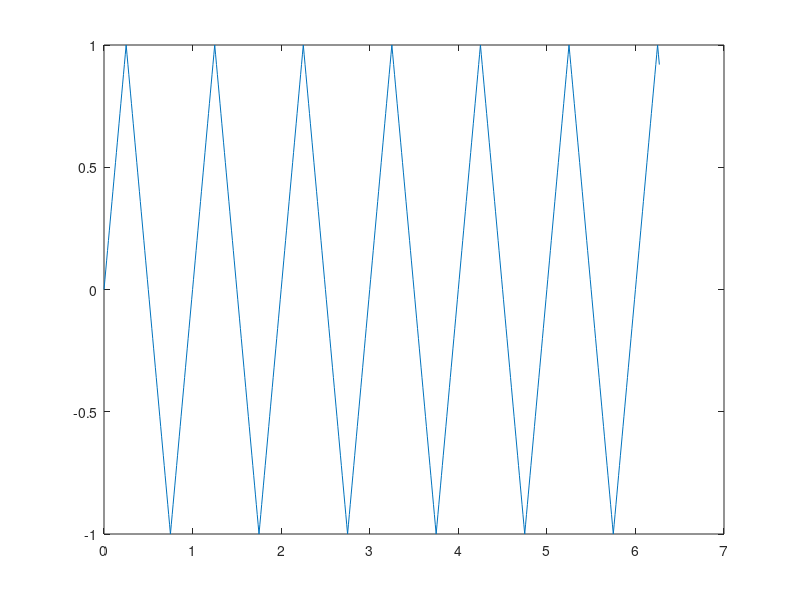

This figure's MATLAB source:
# Evitar que se tome como archivo de funciones
1;
# Para correr algunas funciones es necesario el paquete specfun
# sudo apt-get install octave-specfun

EPS = 0.000001;

#Ejercicio 1.1) Grafica la señal Seno
function graficaSeno(x0,dx,xf)
  x = x0:dx:xf-dx;
  y = sin(x);
  plot(x,y)
  pause
endfunction

#Ejercicio 1.2) Grafica la señal Sinc = sin(x)/x
function graficaSinc(x0,dx,xf)
  if (x0 == 0) #pequeño arreglo para el caso en que x0 = 0. 
    disp "Division por cero, arreglando"
    x0 = x0 + dx;
  end
  x = x0:dx:xf-x0;
  y = sin(x)./x; #Division miembro a miembro
  plot(x,y)
  pause
endfunction

#Ejercicio 1.3) Grafica la señal Onda Cuadrada
function graficaOndaCuadrada(x0,dx,xf)
  x = x0:dx:xf-x0;
  y = sign( sin(x) );
  plot(x,y)
  pause
endfunction


#Ejercicio 1.4) Grafica la señal Onda Triangular
#Fuente de la forma de hacerla: http://octave.1599824.n4.nabble.com/triangular-wave-td1631398.html
function graficaOndaTriangular(x0,dx,xf)
  x = x0:dx:xf-dx;
#  y = 2/pi*asin(sin(2*pi*x));
  y = 2*abs(2*((x-0.25) - floor(x-0.25))-1)-1;
  clf;
  plot(x,y);
  hold on;
 endfunction

#Ejercicio 1.5) Grafica la señal Delta de Dirac
function graficaDeltaDirac(x0,dx,xf)
  x = x0:dx:xf-dx;
  for i=1:length(x)
    if abs(x(i)) < EPS
      y(i) = 9999;
      break;
    endif
  end
  plot(x,y)
  pause
endfunction

#Ejercicio 1.6) Grafica Ruido Aleatorio
#Distribución normal: u=0 ; s=1;
function graficaRuido(x0,dx,xf)
  x = x0:dx:xf-dx;
  y = randn(length(x),1);
  plot(x,y)
  pause
endfunction

#inicializaciones
X0 = 0;
Xf = 2*pi;
DX = 0.01;


clear plot;

#llamado a funciones
#graficaSeno(X0,DX,Xf)
#graficaSinc(X0,DX,Xf)
#graficaOndaCuadrada(X0,DX,Xf)
graficaOndaTriangular(X0,DX,Xf)
#graficaDeltaDirac(X0,DX,Xf)
#graficaRuido(X0,DX,Xf)
